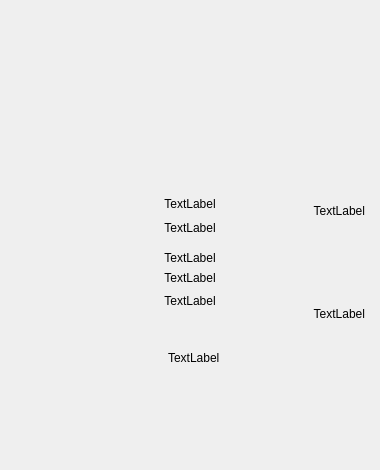
          <widget class="QWidget" name="tab_mfm_tg">
           <attribute name="title">
            <string>&lt;T_G&gt;</string>
           </attribute>
           <widget class="QLabel" name="lb_mfm_tg">
            <property name="geometry">
             <rect>
              <x>0</x>
              <y>50</y>
              <width>371</width>
              <height>411</height>
             </rect>
            </property>
            <property name="text">
             <string/>
            </property>
            <property name="pixmap">
             <pixmap resource="img_source.qrc">:/img_bmp_mfm/img/bmp2/mfm/mfm_楔槽面.bmp</pixmap>
            </property>
           </widget>
           <widget class="QLabel" name="lbs_tg_w">
            <property name="geometry">
             <rect>
              <x>140</x>
              <y>196</y>
              <width>100</width>
              <height>16</height>
             </rect>
            </property>
            <property name="text">
             <string>TextLabel</string>
            </property>
            <property name="alignment">
             <set>Qt::AlignCenter</set>
            </property>
           </widget>
           <widget class="QLabel" name="lbs_tg_x">
            <property name="geometry">
             <rect>
              <x>140</x>
              <y>220</y>
              <width>100</width>
              <height>16</height>
             </rect>
            </property>
            <property name="text">
             <string>TextLabel</string>
            </property>
            <property name="alignment">
             <set>Qt::AlignCenter</set>
            </property>
           </widget>
           <widget class="QLabel" name="lbs_tg_f2">
            <property name="geometry">
             <rect>
              <x>304</x>
              <y>203</y>
              <width>61</width>
              <height>16</height>
             </rect>
            </property>
            <property name="text">
             <string>TextLabel</string>
            </property>
            <property name="alignment">
             <set>Qt::AlignRight|Qt::AlignTrailing|Qt::AlignVCenter</set>
            </property>
           </widget>
           <widget class="QLabel" name="lbs_tg_f1">
            <property name="geometry">
             <rect>
              <x>294</x>
              <y>306</y>
              <width>71</width>
              <height>16</height>
             </rect>
            </property>
            <property name="text">
             <string>TextLabel</string>
            </property>
            <property name="alignment">
             <set>Qt::AlignRight|Qt::AlignTrailing|Qt::AlignVCenter</set>
            </property>
           </widget>
           <widget class="QLabel" name="lbs_tg_f3">
            <property name="geometry">
             <rect>
              <x>168</x>
              <y>350</y>
              <width>70</width>
              <height>16</height>
             </rect>
            </property>
            <property name="text">
             <string>TextLabel</string>
            </property>
            <property name="alignment">
             <set>Qt::AlignLeading|Qt::AlignLeft|Qt::AlignVCenter</set>
            </property>
           </widget>
           <widget class="QLabel" name="lbs_tg_d">
            <property name="geometry">
             <rect>
              <x>140</x>
              <y>250</y>
              <width>100</width>
              <height>16</height>
             </rect>
            </property>
            <property name="text">
             <string>TextLabel</string>
            </property>
            <property name="alignment">
             <set>Qt::AlignCenter</set>
            </property>
           </widget>
           <widget class="QLabel" name="lbs_tg_y">
            <property name="geometry">
             <rect>
              <x>140</x>
              <y>270</y>
              <width>100</width>
              <height>16</height>
             </rect>
            </property>
            <property name="text">
             <string>TextLabel</string>
            </property>
            <property name="alignment">
             <set>Qt::AlignCenter</set>
            </property>
           </widget>
           <widget class="QLabel" name="lbs_tg_z">
            <property name="geometry">
             <rect>
              <x>140</x>
              <y>293</y>
              <width>100</width>
              <height>16</height>
             </rect>
            </property>
            <property name="text">
             <string>TextLabel</string>
            </property>
            <property name="alignment">
             <set>Qt::AlignCenter</set>
            </property>
           </widget>
          </widget>
